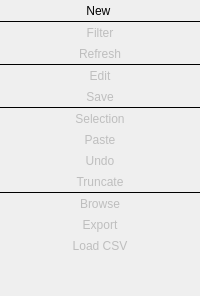
    <widget class="QWidget" name="btns_parent_wgt" native="true">
     <property name="sizePolicy">
      <sizepolicy hsizetype="Fixed" vsizetype="Preferred">
       <horstretch>0</horstretch>
       <verstretch>0</verstretch>
      </sizepolicy>
     </property>
     <property name="minimumSize">
      <size>
       <width>0</width>
       <height>0</height>
      </size>
     </property>
     <layout class="QGridLayout" name="gridLayout_9">
      <property name="leftMargin">
       <number>0</number>
      </property>
      <property name="topMargin">
       <number>0</number>
      </property>
      <property name="rightMargin">
       <number>0</number>
      </property>
      <property name="bottomMargin">
       <number>0</number>
      </property>
      <property name="spacing">
       <number>0</number>
      </property>
      <item row="3" column="0">
       <widget class="QToolButton" name="refresh_tb">
        <property name="enabled">
         <bool>false</bool>
        </property>
        <property name="sizePolicy">
         <sizepolicy hsizetype="Preferred" vsizetype="Fixed">
          <horstretch>0</horstretch>
          <verstretch>0</verstretch>
         </sizepolicy>
        </property>
        <property name="minimumSize">
         <size>
          <width>0</width>
          <height>0</height>
         </size>
        </property>
        <property name="toolTip">
         <string>Refresh listing</string>
        </property>
        <property name="text">
         <string>Refresh</string>
        </property>
        <property name="icon">
         <iconset resource="../../res/resources.qrc">
          <normaloff>:/icons/icons/refresh.png</normaloff>:/icons/icons/refresh.png</iconset>
        </property>
        <property name="iconSize">
         <size>
          <width>32</width>
          <height>32</height>
         </size>
        </property>
        <property name="shortcut">
         <string>F5</string>
        </property>
        <property name="toolButtonStyle">
         <enum>Qt::ToolButtonStyle::ToolButtonIconOnly</enum>
        </property>
        <property name="autoRaise">
         <bool>true</bool>
        </property>
       </widget>
      </item>
      <item row="7" column="0">
       <widget class="QToolButton" name="edit_tb">
        <property name="enabled">
         <bool>false</bool>
        </property>
        <property name="sizePolicy">
         <sizepolicy hsizetype="Preferred" vsizetype="Fixed">
          <horstretch>0</horstretch>
          <verstretch>0</verstretch>
         </sizepolicy>
        </property>
        <property name="minimumSize">
         <size>
          <width>0</width>
          <height>0</height>
         </size>
        </property>
        <property name="toolTip">
         <string>Edit rows</string>
        </property>
        <property name="text">
         <string>Edit</string>
        </property>
        <property name="icon">
         <iconset resource="../../res/resources.qrc">
          <normaloff>:/icons/icons/editrows.png</normaloff>:/icons/icons/editrows.png</iconset>
        </property>
        <property name="iconSize">
         <size>
          <width>32</width>
          <height>32</height>
         </size>
        </property>
        <property name="popupMode">
         <enum>QToolButton::ToolButtonPopupMode::InstantPopup</enum>
        </property>
        <property name="toolButtonStyle">
         <enum>Qt::ToolButtonStyle::ToolButtonIconOnly</enum>
        </property>
        <property name="autoRaise">
         <bool>true</bool>
        </property>
       </widget>
      </item>
      <item row="6" column="0">
       <widget class="Line" name="separator1_ln">
        <property name="minimumSize">
         <size>
          <width>0</width>
          <height>1</height>
         </size>
        </property>
        <property name="maximumSize">
         <size>
          <width>16777215</width>
          <height>1</height>
         </size>
        </property>
        <property name="frameShadow">
         <enum>QFrame::Shadow::Plain</enum>
        </property>
        <property name="orientation">
         <enum>Qt::Orientation::Horizontal</enum>
        </property>
       </widget>
      </item>
      <item row="13" column="0">
       <widget class="QToolButton" name="selection_tb">
        <property name="enabled">
         <bool>false</bool>
        </property>
        <property name="sizePolicy">
         <sizepolicy hsizetype="Preferred" vsizetype="Fixed">
          <horstretch>0</horstretch>
          <verstretch>0</verstretch>
         </sizepolicy>
        </property>
        <property name="minimumSize">
         <size>
          <width>0</width>
          <height>0</height>
         </size>
        </property>
        <property name="toolTip">
         <string>Copy / save the selected items</string>
        </property>
        <property name="text">
         <string>Selection</string>
        </property>
        <property name="icon">
         <iconset resource="../../res/resources.qrc">
          <normaloff>:/icons/icons/selection.png</normaloff>:/icons/icons/selection.png</iconset>
        </property>
        <property name="iconSize">
         <size>
          <width>32</width>
          <height>32</height>
         </size>
        </property>
        <property name="popupMode">
         <enum>QToolButton::ToolButtonPopupMode::InstantPopup</enum>
        </property>
        <property name="toolButtonStyle">
         <enum>Qt::ToolButtonStyle::ToolButtonIconOnly</enum>
        </property>
        <property name="autoRaise">
         <bool>true</bool>
        </property>
       </widget>
      </item>
      <item row="1" column="0">
       <widget class="Line" name="separator_ln">
        <property name="minimumSize">
         <size>
          <width>0</width>
          <height>1</height>
         </size>
        </property>
        <property name="maximumSize">
         <size>
          <width>16777215</width>
          <height>1</height>
         </size>
        </property>
        <property name="frameShadow">
         <enum>QFrame::Shadow::Plain</enum>
        </property>
        <property name="orientation">
         <enum>Qt::Orientation::Horizontal</enum>
        </property>
       </widget>
      </item>
      <item row="26" column="0">
       <widget class="QToolButton" name="export_tb">
        <property name="enabled">
         <bool>false</bool>
        </property>
        <property name="sizePolicy">
         <sizepolicy hsizetype="Preferred" vsizetype="Fixed">
          <horstretch>0</horstretch>
          <verstretch>0</verstretch>
         </sizepolicy>
        </property>
        <property name="minimumSize">
         <size>
          <width>0</width>
          <height>0</height>
         </size>
        </property>
        <property name="toolTip">
         <string>Export results to a file</string>
        </property>
        <property name="text">
         <string>Export</string>
        </property>
        <property name="icon">
         <iconset resource="../../res/resources.qrc">
          <normaloff>:/icons/icons/exportdata.png</normaloff>:/icons/icons/exportdata.png</iconset>
        </property>
        <property name="iconSize">
         <size>
          <width>32</width>
          <height>32</height>
         </size>
        </property>
        <property name="shortcut">
         <string>Ctrl+X</string>
        </property>
        <property name="popupMode">
         <enum>QToolButton::ToolButtonPopupMode::InstantPopup</enum>
        </property>
        <property name="toolButtonStyle">
         <enum>Qt::ToolButtonStyle::ToolButtonIconOnly</enum>
        </property>
        <property name="autoRaise">
         <bool>true</bool>
        </property>
       </widget>
      </item>
      <item row="14" column="0">
       <widget class="QToolButton" name="paste_tb">
        <property name="enabled">
         <bool>false</bool>
        </property>
        <property name="sizePolicy">
         <sizepolicy hsizetype="Preferred" vsizetype="Fixed">
          <horstretch>0</horstretch>
          <verstretch>0</verstretch>
         </sizepolicy>
        </property>
        <property name="minimumSize">
         <size>
          <width>0</width>
          <height>0</height>
         </size>
        </property>
        <property name="toolTip">
         <string>Paste items on the grid</string>
        </property>
        <property name="text">
         <string>Paste</string>
        </property>
        <property name="icon">
         <iconset resource="../../res/resources.qrc">
          <normaloff>:/icons/icons/paste.png</normaloff>:/icons/icons/paste.png</iconset>
        </property>
        <property name="iconSize">
         <size>
          <width>32</width>
          <height>32</height>
         </size>
        </property>
        <property name="popupMode">
         <enum>QToolButton::ToolButtonPopupMode::InstantPopup</enum>
        </property>
        <property name="toolButtonStyle">
         <enum>Qt::ToolButtonStyle::ToolButtonIconOnly</enum>
        </property>
        <property name="autoRaise">
         <bool>true</bool>
        </property>
       </widget>
      </item>
      <item row="40" column="0">
       <spacer name="verticalSpacer">
        <property name="orientation">
         <enum>Qt::Orientation::Vertical</enum>
        </property>
        <property name="sizeHint" stdset="0">
         <size>
          <width>20</width>
          <height>40</height>
         </size>
        </property>
       </spacer>
      </item>
      <item row="17" column="0">
       <widget class="QToolButton" name="truncate_tb">
        <property name="enabled">
         <bool>false</bool>
        </property>
        <property name="sizePolicy">
         <sizepolicy hsizetype="Preferred" vsizetype="Fixed">
          <horstretch>0</horstretch>
          <verstretch>0</verstretch>
         </sizepolicy>
        </property>
        <property name="minimumSize">
         <size>
          <width>0</width>
          <height>0</height>
         </size>
        </property>
        <property name="toolTip">
         <string>Truncate the browsed table</string>
        </property>
        <property name="text">
         <string>Truncate</string>
        </property>
        <property name="icon">
         <iconset resource="../../res/resources.qrc">
          <normaloff>:/icons/icons/truncate.png</normaloff>:/icons/icons/truncate.png</iconset>
        </property>
        <property name="iconSize">
         <size>
          <width>32</width>
          <height>32</height>
         </size>
        </property>
        <property name="popupMode">
         <enum>QToolButton::ToolButtonPopupMode::InstantPopup</enum>
        </property>
        <property name="toolButtonStyle">
         <enum>Qt::ToolButtonStyle::ToolButtonIconOnly</enum>
        </property>
        <property name="autoRaise">
         <bool>true</bool>
        </property>
       </widget>
      </item>
      <item row="12" column="0">
       <widget class="Line" name="separator2_ln">
        <property name="minimumSize">
         <size>
          <width>0</width>
          <height>1</height>
         </size>
        </property>
        <property name="maximumSize">
         <size>
          <width>16777215</width>
          <height>1</height>
         </size>
        </property>
        <property name="frameShadow">
         <enum>QFrame::Shadow::Plain</enum>
        </property>
        <property name="orientation">
         <enum>Qt::Orientation::Horizontal</enum>
        </property>
       </widget>
      </item>
      <item row="0" column="0">
       <widget class="QToolButton" name="new_window_tb">
        <property name="enabled">
         <bool>true</bool>
        </property>
        <property name="sizePolicy">
         <sizepolicy hsizetype="Preferred" vsizetype="Fixed">
          <horstretch>0</horstretch>
          <verstretch>0</verstretch>
         </sizepolicy>
        </property>
        <property name="minimumSize">
         <size>
          <width>0</width>
          <height>0</height>
         </size>
        </property>
        <property name="toolTip">
         <string>Open a new data manipulation window</string>
        </property>
        <property name="text">
         <string>New </string>
        </property>
        <property name="icon">
         <iconset resource="../../res/resources.qrc">
          <normaloff>:/icons/icons/newdatamanip.png</normaloff>:/icons/icons/newdatamanip.png</iconset>
        </property>
        <property name="iconSize">
         <size>
          <width>32</width>
          <height>32</height>
         </size>
        </property>
        <property name="shortcut">
         <string>Ctrl+N</string>
        </property>
        <property name="toolButtonStyle">
         <enum>Qt::ToolButtonStyle::ToolButtonIconOnly</enum>
        </property>
        <property name="autoRaise">
         <bool>true</bool>
        </property>
       </widget>
      </item>
      <item row="25" column="0">
       <widget class="QToolButton" name="browse_tabs_tb">
        <property name="enabled">
         <bool>false</bool>
        </property>
        <property name="sizePolicy">
         <sizepolicy hsizetype="Preferred" vsizetype="Fixed">
          <horstretch>0</horstretch>
          <verstretch>0</verstretch>
         </sizepolicy>
        </property>
        <property name="minimumSize">
         <size>
          <width>0</width>
          <height>0</height>
         </size>
        </property>
        <property name="toolTip">
         <string>Browse referenced tables</string>
        </property>
        <property name="text">
         <string>Browse</string>
        </property>
        <property name="icon">
         <iconset resource="../../res/resources.qrc">
          <normaloff>:/icons/icons/browsetable.png</normaloff>:/icons/icons/browsetable.png</iconset>
        </property>
        <property name="iconSize">
         <size>
          <width>32</width>
          <height>32</height>
         </size>
        </property>
        <property name="popupMode">
         <enum>QToolButton::ToolButtonPopupMode::InstantPopup</enum>
        </property>
        <property name="toolButtonStyle">
         <enum>Qt::ToolButtonStyle::ToolButtonIconOnly</enum>
        </property>
        <property name="autoRaise">
         <bool>true</bool>
        </property>
       </widget>
      </item>
      <item row="16" column="0">
       <widget class="QToolButton" name="undo_tb">
        <property name="enabled">
         <bool>false</bool>
        </property>
        <property name="sizePolicy">
         <sizepolicy hsizetype="Preferred" vsizetype="Fixed">
          <horstretch>0</horstretch>
          <verstretch>0</verstretch>
         </sizepolicy>
        </property>
        <property name="minimumSize">
         <size>
          <width>0</width>
          <height>0</height>
         </size>
        </property>
        <property name="toolTip">
         <string>Undo modifications</string>
        </property>
        <property name="text">
         <string>Undo</string>
        </property>
        <property name="icon">
         <iconset resource="../../res/resources.qrc">
          <normaloff>:/icons/icons/undo.png</normaloff>:/icons/icons/undo.png</iconset>
        </property>
        <property name="iconSize">
         <size>
          <width>32</width>
          <height>32</height>
         </size>
        </property>
        <property name="shortcut">
         <string>Ctrl+Z</string>
        </property>
        <property name="toolButtonStyle">
         <enum>Qt::ToolButtonStyle::ToolButtonIconOnly</enum>
        </property>
        <property name="autoRaise">
         <bool>true</bool>
        </property>
       </widget>
      </item>
      <item row="2" column="0">
       <widget class="QToolButton" name="filter_tb">
        <property name="enabled">
         <bool>false</bool>
        </property>
        <property name="sizePolicy">
         <sizepolicy hsizetype="Preferred" vsizetype="Fixed">
          <horstretch>0</horstretch>
          <verstretch>0</verstretch>
         </sizepolicy>
        </property>
        <property name="minimumSize">
         <size>
          <width>0</width>
          <height>0</height>
         </size>
        </property>
        <property name="toolTip">
         <string>Filter the result set</string>
        </property>
        <property name="text">
         <string>Filter</string>
        </property>
        <property name="icon">
         <iconset resource="../../res/resources.qrc">
          <normaloff>:/icons/icons/filter.png</normaloff>:/icons/icons/filter.png</iconset>
        </property>
        <property name="iconSize">
         <size>
          <width>32</width>
          <height>32</height>
         </size>
        </property>
        <property name="shortcut">
         <string>Ctrl+F</string>
        </property>
        <property name="checkable">
         <bool>true</bool>
        </property>
        <property name="toolButtonStyle">
         <enum>Qt::ToolButtonStyle::ToolButtonIconOnly</enum>
        </property>
        <property name="autoRaise">
         <bool>true</bool>
        </property>
       </widget>
      </item>
      <item row="24" column="0">
       <widget class="Line" name="separator3_ln">
        <property name="minimumSize">
         <size>
          <width>0</width>
          <height>1</height>
         </size>
        </property>
        <property name="maximumSize">
         <size>
          <width>16777215</width>
          <height>1</height>
         </size>
        </property>
        <property name="frameShadow">
         <enum>QFrame::Shadow::Plain</enum>
        </property>
        <property name="orientation">
         <enum>Qt::Orientation::Horizontal</enum>
        </property>
       </widget>
      </item>
      <item row="8" column="0">
       <widget class="QToolButton" name="save_tb">
        <property name="enabled">
         <bool>false</bool>
        </property>
        <property name="sizePolicy">
         <sizepolicy hsizetype="Preferred" vsizetype="Fixed">
          <horstretch>0</horstretch>
          <verstretch>0</verstretch>
         </sizepolicy>
        </property>
        <property name="minimumSize">
         <size>
          <width>0</width>
          <height>0</height>
         </size>
        </property>
        <property name="toolTip">
         <string>Save changes</string>
        </property>
        <property name="text">
         <string>Save</string>
        </property>
        <property name="icon">
         <iconset resource="../../res/resources.qrc">
          <normaloff>:/icons/icons/save.png</normaloff>:/icons/icons/save.png</iconset>
        </property>
        <property name="iconSize">
         <size>
          <width>32</width>
          <height>32</height>
         </size>
        </property>
        <property name="shortcut">
         <string>Ctrl+S</string>
        </property>
        <property name="toolButtonStyle">
         <enum>Qt::ToolButtonStyle::ToolButtonIconOnly</enum>
        </property>
        <property name="autoRaise">
         <bool>true</bool>
        </property>
       </widget>
      </item>
      <item row="27" column="0">
       <widget class="QToolButton" name="csv_load_tb">
        <property name="enabled">
         <bool>false</bool>
        </property>
        <property name="sizePolicy">
         <sizepolicy hsizetype="Preferred" vsizetype="Fixed">
          <horstretch>0</horstretch>
          <verstretch>0</verstretch>
         </sizepolicy>
        </property>
        <property name="minimumSize">
         <size>
          <width>0</width>
          <height>0</height>
         </size>
        </property>
        <property name="toolTip">
         <string>Add new rows from a CSV file</string>
        </property>
        <property name="text">
         <string>Load CSV</string>
        </property>
        <property name="icon">
         <iconset resource="../../res/resources.qrc">
          <normaloff>:/icons/icons/csvload.png</normaloff>:/icons/icons/csvload.png</iconset>
        </property>
        <property name="iconSize">
         <size>
          <width>32</width>
          <height>32</height>
         </size>
        </property>
        <property name="shortcut">
         <string>Ctrl+L</string>
        </property>
        <property name="checkable">
         <bool>true</bool>
        </property>
        <property name="toolButtonStyle">
         <enum>Qt::ToolButtonStyle::ToolButtonIconOnly</enum>
        </property>
        <property name="autoRaise">
         <bool>true</bool>
        </property>
       </widget>
      </item>
     </layout>
    </widget>
